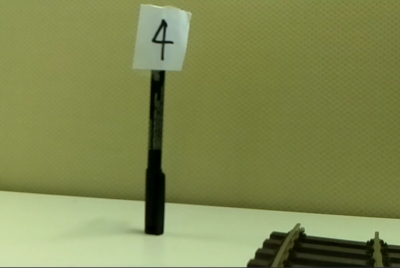
#> input picture image.png, 400 x 268 px
$ python -i signal_detection.py   (imports and definitions only)
#> lines starting #> are read from the running program, lines starting #| are printed output that depends on the picture; after the words box and inside, x2 and y2 are one past the last pixel; in counts of white or black regions, pixels touching at a corner belong together
### videocaptureasync.py
# file: videocaptureasync.py
import datetime
import logging as log
import threading
from time import sleep

import cv2
from picamera import PiCamera


class VideoCaptureAsync:
    def __init__(self, src=0, width=1280, height=720):
#> further down, picture is the input picture: shape (268, 400, 3); mean B, G, R 80.7, 136.6, 128.5
        self.src = src
        self.cap = PiCamera()
        self.cap.resolution = (width, height)
        self.cap.framerate = 40
        self.cap.shutter_speed = 500
        self.grabbed, self.frame = self.cap.read()
        self.started = False
        self.read_lock = threading.Lock()

    def set(self, var1, var2):
        self.cap.set(var1, var2)

    # [21 lines left out: functions start, update, read, not called in this run]

    def stop(self):
        self.started = False
        self.thread.join()

    def __exit__(self, exec_type, exc_value, traceback):
        self.cap.release()

### signal_detection.py

"""signal detection"""
import logging as log
import os

import cv2 as cv
import numpy as np
from imutils import grab_contours, resize

import prediction
from skimage import measure
from videocaptureasync import VideoCaptureAsync

# [1 line not run here, left out]
# [1 line that did not run here, left out]


def predict_number(sub_img):
    """calls prediction class to predict the number"""
    prediction.start(sub_img)


def detect_shape(cont, orig):
    """detects the square and crops it"""
    # compute the bounding box of the contour and use the
    # bounding box to compute the aspect ratio
    peri = cv.arcLength(cont, True)
    approx = cv.approxPolyDP(cont, 0.02*peri, True)
    (x, y, w, h) = cv.boundingRect(approx)
    ar = w / float(h)
    if len(approx) == 4:
        # a square will have an aspect ratio that is approximately
        # equal to one, otherwise, the shape is a rectangle
        shape = "square" if ar >= 0.95 and ar <= 1.1 else "rectangle"
        if shape == "square":
            if w > 15 and h > 15:
                log.info("signal found with w: %s  h: %s", w, h)
                log.info("and ar:%s x:%s y:%s", ar, x, y)

                area = cv.contourArea(cont)
                hull_area = cv.contourArea(cv.convexHull(cont))
                solidity = area / float(hull_area)
                log.info(solidity)
                if solidity > 0.6:
                    cropped = orig[y:y+h, x:x+w]
                    predict_number(cropped)
                    cv.drawContours(orig, [cont], -1, (0, 255, 0), 2)
                    cv.imshow("with green lines", orig)
                    cv.waitKey(0)
                else:
                    log.info("not square alike")
                    cv.drawContours(orig, [cont], -1, (255, 0, 0), 2)
            else:
                log.info("too small square found")
                cv.drawContours(orig, [cont], -1, (0, 0, 255), 2)
    else:
        cv.drawContours(orig, [cont], -1, (0, 0, 255), 2)
    return orig


def find_contours(frame):
    """finds the contours in a frame"""
    frame_resized = resize(frame.copy(), width=500)
    grayimg = cv.cvtColor(frame_resized, cv.COLOR_BGR2GRAY)
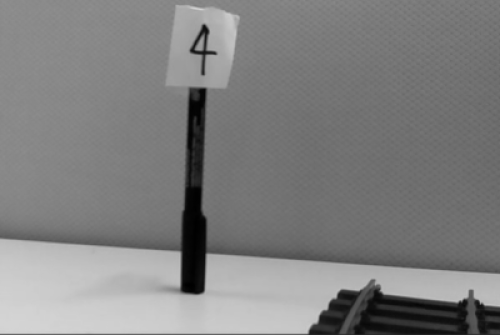
#> grayimg: shape (335, 500); min 0, max 213, mean 127.9
    blurred = cv.GaussianBlur(grayimg, (7, 7), 0)
    # high_thresh, thresh_im = cv.threshold(
    #     grayimg, 0, 255, cv.THRESH_BINARY | cv.THRESH_OTSU)
    # lowThresh = 0.6*high_thresh

    cv.imshow("gray", grayimg)
    canny = cv.Canny(blurred, 100, 200)
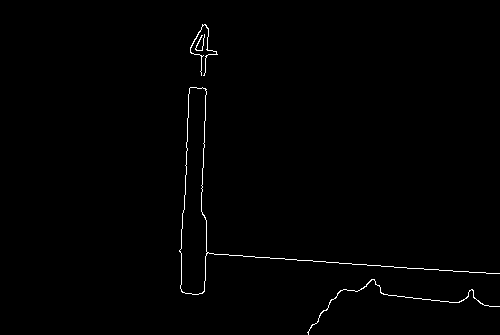
#> canny: shape (335, 500); 0.73% white in thin lines or dots, all inside (x1, y1, x2, y2) = (179, 24, 500, 335)
    contours = cv.findContours(canny, cv.RETR_TREE, cv.CHAIN_APPROX_SIMPLE)
#> contours = 5 contours, 1 with area under 20; largest, box (x1, y1, x2, y2) and area: (179, 87, 500, 295) 4068, (179, 87, 208, 295) 4057, (307, 279, 500, 335) 44, (190, 24, 218, 76) 22
    contours = grab_contours(contours)
    cv.imshow("closed", canny)
    for contour in contours:
        frame_resized = detect_shape(contour, frame_resized)
#> this loop made 5 passes
#> (peri in detect_shape, x in detect_shape, y in detect_shape, w in detect_shape, h in detect_shape, ar in detect_shape) on passes 1, 2, 4, 5: (519, 307, 279, 193, 54, 3.57), (1066.9, 182, 88, 318, 205, 1.55), (81.7, 195, 34, 10, 17, 0.588), (284.4, 190, 24, 28, 52, 0.538)
#> (peri in detect_shape, approx in detect_shape, x in detect_shape, y in detect_shape, w in detect_shape, h in detect_shape, ar in detect_shape, shape in detect_shape) on pass 3: (463.5, [[190, 87], [206, 91], [198, 294], [180, 288]], 180, 87, 27, 208, 0.13, 'rectangle')
#> pass 1, in find_contours, `frame_resized = detect_shape(contour, frame_resized)`:
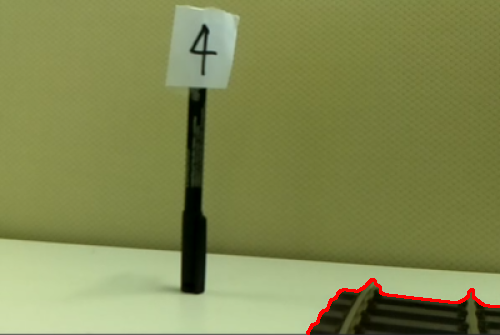
#> frame_resized: shape (335, 500, 3); mean B, G, R 80.3, 136, 129.3
#> pass 2, in find_contours, `frame_resized = detect_shape(contour, frame_resized)`:
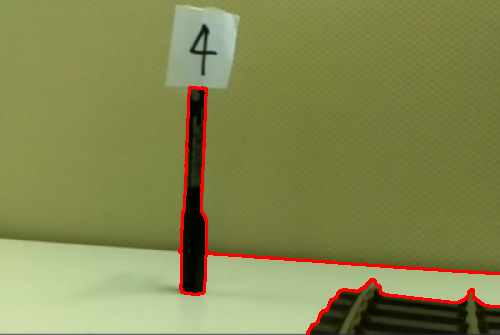
#> frame_resized: shape (335, 500, 3); 1.4% of pixels changed, all inside (x1, y1, x2, y2) = (178, 86, 500, 296)
#> after the loop:
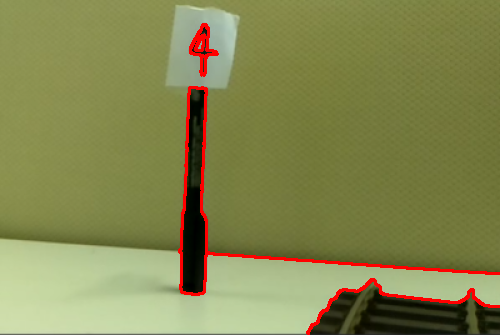
#> frame_resized: shape (335, 500, 3); 0.36% of pixels changed, all inside (x1, y1, x2, y2) = (189, 23, 219, 77)
    return frame_resized


# [109 lines left out: functions img_dir, img, video, cam, cleanup, main and 1 more, not called in this run]


# [2 lines not run here, left out]

>>> import cv2
>>> picture = cv2.imread('image.png')
>>> result = find_contours(picture)
